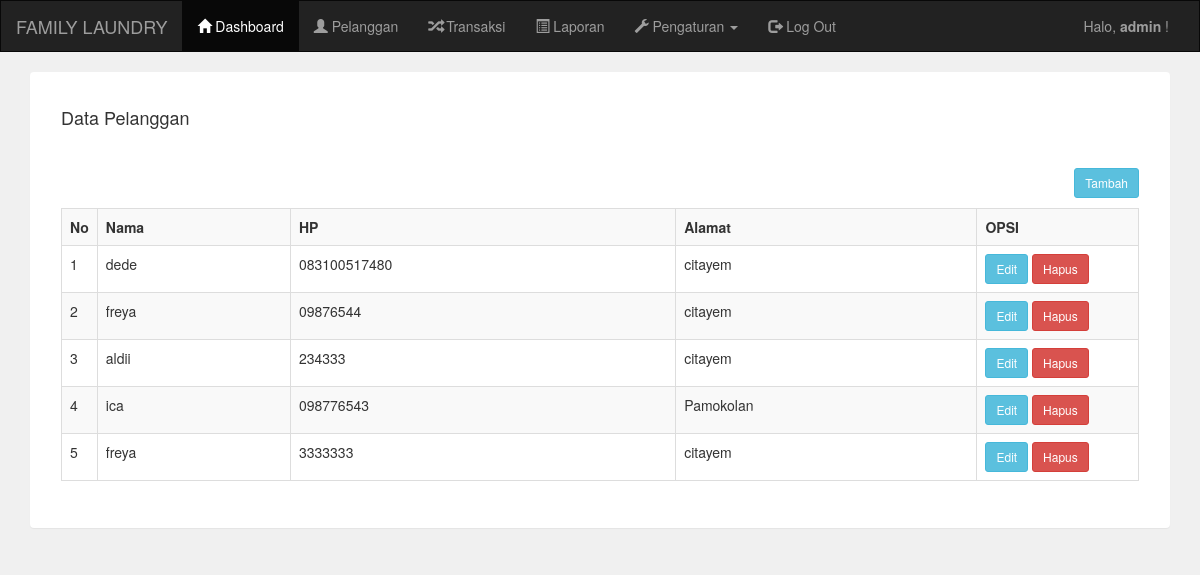
The app's page /pelanggan.php (signed in) with its own data.
### tables this page shows
CREATE TABLE `pelanggan` (
  `pelanggan_id` int(11) NOT NULL,
  `pelanggan_nama` varchar(255) NOT NULL,
  `pelanggan_hp` varchar(255) NOT NULL,
  `pelanggan_alamat` text NOT NULL
);

### pelanggan.php (the view, shortened to what this page needs)
<?php include 'header.php'; ?>
<div class="container">
    <div class="panel">
        <div class="panel-heading">
        <div class="panel-body">
            <h4>Data Pelanggan</h4>
        </div>
        <div class="panel-body">
            <a href="pelanggan_tambah.php" class="btn btn-sm btn-info pull-right">Tambah</a>
            <br/>
            <br/>
            <table class="table table-bordered table-striped">
                <tr>
                    <th width="1%">No</th>
                    <th>Nama</th>
                    <th>HP</th>
                    <th>Alamat</th>
                    <th width="15%">OPSI</th>
                </tr>
                <?php
                include '../koneksi.php';
                $data = mysqli_query($koneksi,"select * from pelanggan");
                $no = 1;
                while($d=mysqli_fetch_array($data)){
                    ?>
                    <tr>
                        <td><?php echo $no++; ?></td>
                        <td><?php echo $d['pelanggan_nama']; ?></td>
                        <td><?php echo $d['pelanggan_hp']; ?></td>
                        <td><?php echo $d['pelanggan_alamat']; ?></td>
                        <td>
                            <a href="pelanggan_edit.php?id=<?php echo $d['pelanggan_id']; ?>" class="btn btn-sm btn-info">Edit</a>
                            <a href="pelanggan_hapus.php?id=<?php echo $d['pelanggan_id']; ?>" class="btn btn-sm btn-danger">Hapus</a>
                        </td>
                    </tr>
                    <?php
                }
                ?>
            </table>
        </div>
    </div>
</div>

### records on screen
pelanggan: pelanggan_nama "dede", pelanggan_hp "083100517480", pelanggan_alamat "citayem"
pelanggan: pelanggan_nama "freya", pelanggan_hp "09876544", pelanggan_alamat "citayem"
pelanggan: pelanggan_nama "aldii", pelanggan_hp "234333", pelanggan_alamat "citayem"
pelanggan: pelanggan_nama "ica", pelanggan_hp "098776543", pelanggan_alamat "Pamokolan"
pelanggan: pelanggan_nama "freya", pelanggan_hp "3333333", pelanggan_alamat "citayem"

### other values on screen
$_SESSION['username'] "admin"
